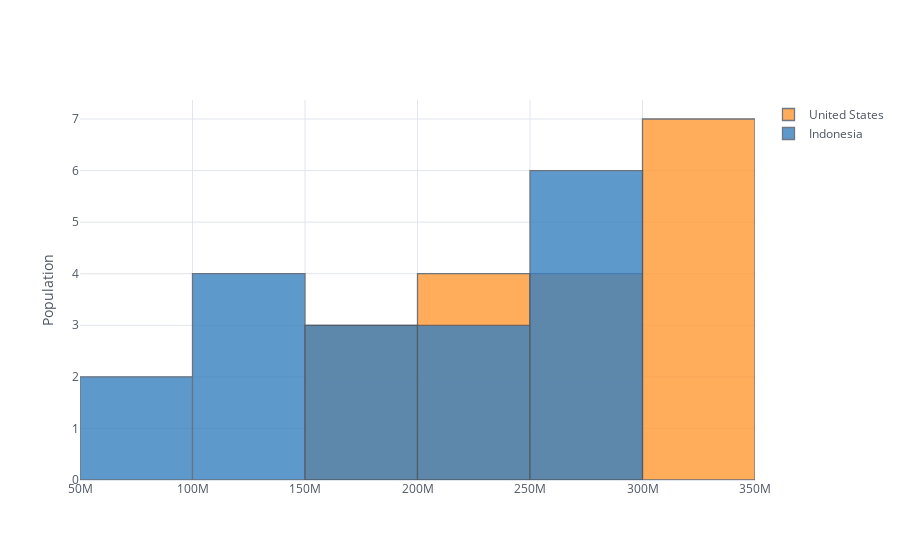

Notebook code for this chart:
### Code cell
df_population[['United States','Indonesia']].iplot(kind='hist', yTitle='Population')

### Figure 1 — Plotly figure (JSON) as saved in the notebook; plotly's stock layout.template omitted (floating-point values rounded to 4 significant figures)
{"data": [{"histfunc": "count", "histnorm": "", "marker": {"color": "rgba(255, 153, 51, 1.0)", "line": {"color": "#4D5663", "width": 1.3}}, "name": "United States", "opacity": 0.8, "orientation": "v", "type": "histogram", "x": [171685336, 186720571, 199733676, 209513341, 219081251, 229476354, 240499825, 252120309, 265163745, 281710909, 294993511, 309011475, 320878310, 323015995, 325084756, 327096265, 329064917, 331002651]}, {"histfunc": "count", "histnorm": "", "marker": {"color": "rgba(55, 128, 191, 1.0)", "line": {"color": "#4D5663", "width": 1.3}}, "name": "Indonesia", "opacity": 0.8, "orientation": "v", "type": "histogram", "x": [77273425, 87751068, 100267062, 114793178, 130680727, 147447836, 164982451, 181413402, 196934260, 211513823, 226289470, 241834215, 258383256, 261556381, 264650963, 267670543, 270625568, 273523615]}], "layout": {"barmode": "overlay", "legend": {"bgcolor": "#FFFFFF", "font": {"color": "#4D5663"}}, "paper_bgcolor": "#FFFFFF", "plot_bgcolor": "#FFFFFF", "title": {"font": {"color": "#4D5663"}}, "xaxis": {"gridcolor": "#E1E5ED", "showgrid": true, "tickfont": {"color": "#4D5663"}, "title": {"font": {"color": "#4D5663"}, "text": ""}, "zerolinecolor": "#E1E5ED"}, "yaxis": {"gridcolor": "#E1E5ED", "showgrid": true, "tickfont": {"color": "#4D5663"}, "title": {"font": {"color": "#4D5663"}, "text": "Population"}, "zerolinecolor": "#E1E5ED"}}}
